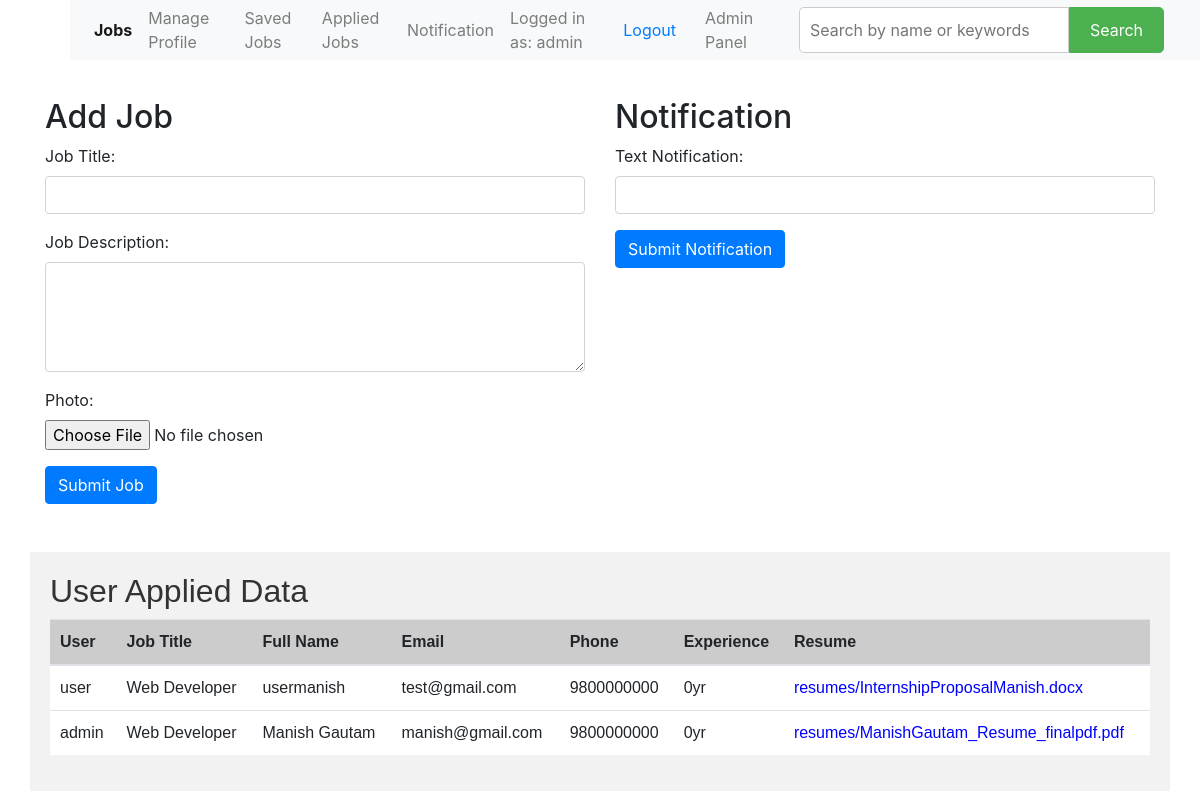
Screenshot of /addjobs/ (signed in) with the database file from the repository.
### maincode/models.py (models this page shows, shortened)
class Application(models.Model):
    user = models.ForeignKey(User,on_delete=models.CASCADE,null=True)
    job = models.ForeignKey(Job, on_delete=models.CASCADE)
    fullname = models.CharField(max_length=100)
    email = models.EmailField()
    phone = models.CharField(max_length=15)
    experience = models.CharField(max_length=20)
    resume = models.FileField(upload_to='resumes/')

class Job(models.Model):
    job_title = models.CharField(max_length=100)
    job_description = models.TextField()
    photo = models.ImageField(upload_to='job_photos/', null=True, blank=True)

### maincode/views.py (the view)
# urls.py: path('addjobs/',views.addjobs, name='addjobs'),
@user_passes_test(lambda u: u.is_superuser)
@login_required
def addjobs(request):
    if request.method == 'POST':
        ndata = Application.objects.all().order_by('-id')
        job_title = request.POST.get('job_title')
        job_description = request.POST.get('job_description')
        photo = request.FILES.get('photo')
        new_job = Job(job_title=job_title, job_description=job_description, photo=photo)
        new_job.save()
        return render(request, 'admin/addjobs.html', {'application': ndata})
    else:
        ndata = Application.objects.all().order_by('-id')
        return render(request, 'admin/addjobs.html', {'application': ndata})

### templates/admin/addjobs.html (shortened to what this page needs)
{% extends "../base/base.html" %}
{% block content %}
<div class="addjobbody">
    <div class="container mt-5">
        <div class="row">
            <div class="col-md-6">
                <h2>Add Job</h2>
                <form method="post" action="{% url 'addjobs' %}" enctype="multipart/form-data">
                    <div class="form-group">
                        <label for="job_title">Job Title:</label>
                        <input type="text" class="form-control" id="job_title" name="job_title" required>
                    </div>
                    <div class="form-group">
                        <label for="job_description">Job Description:</label>
                        <textarea class="form-control" id="job_description" name="job_description" rows="4"
                            required></textarea>
                    </div>
                    <div class="form-group">
                        <label for="photo">Photo:</label>
                        <input type="file" class="form-control-file" id="photo" name="photo" required>
                    </div>
                    <button type="submit" class="btn btn-primary">Submit Job</button>
                </form>
            </div>
            <div class="col-md-6">
                <h2>Notification</h2>
                <form method="post" action="{% url 'notification_submit' %}">
                    <div class="form-group">
                        <label for="text_notification">Text Notification:</label>
                        <input type="text" class="form-control" id="text_notification" name="text_notification">
                    </div>
                    <button type="submit" class="btn btn-primary">Submit Notification</button>
                </form>
            </div>
        </div>
        <div class="row mt-5" style="font-family: Arial, sans-serif;">
            <div class="col-md-12" style="background-color: #f2f2f2; padding: 20px;">
                <h2 style="color: #333;">User Applied Data</h2>
                <table class="table" style="width: 100%; border-collapse: collapse;">
                    <thead>
                        <tr style="background-color: #ccc;">
                            <th style="padding: 10px;">User</th>
                            <th style="padding: 10px;">Job Title</th>
                            <th style="padding: 10px;">Full Name</th>
                            <th style="padding: 10px;">Email</th>
                            <th style="padding: 10px;">Phone</th>
                            <th style="padding: 10px;">Experience</th>
                            <th style="padding: 10px;">Resume</th>
                        </tr>
                    </thead>
                    <tbody>
                        {% for application in application %}
                        <tr style="background-color: #fff;">
                            <td style="padding: 10px;">{{ application.user.username }}</td>
                            <td style="padding: 10px;">{{ application.job.job_title }}</td>
                            <td style="padding: 10px;">{{ application.fullname }}</td>
                            <td style="padding: 10px;">{{ application.email }}</td>
                            <td style="padding: 10px;">{{ application.phone }}</td>
                            <td style="padding: 10px;">{{ application.experience }}</td>
                            <td style="padding: 10px;"><a href="{{ application.resume.url }}" style="text-decoration: none; color: blue;">{{ application.resume.name }}</a></td>
                        </tr>
                        {% endfor %}
                    </tbody>
                </table>
            </div>
        </div>
    </div>
</div>
{% endblock %}

### templates/base/base.html (shortened to what this page needs)
<!DOCTYPE html>
<html lang="en">
<head>
  <link rel="stylesheet" href="https://stackpath.bootstrapcdn.com/bootstrap/4.5.2/css/bootstrap.min.css">
</head>
<body>
  {% block navbar %}
  <nav class="navbar navbar-expand-lg navbar-light bg-light fixed-top d-flex justify-content-between align-items-center"
    style="height: 60px; margin-left: 70px;">
    <div class="collapse navbar-collapse" id="navbarSupportedContent">
      <ul class="navbar-nav d-flex justify-content-center align-items-center">
        <li class="nav-item active">
          <a class="nav-link" href="{% url 'home' %}"><b>Jobs </b><span class="sr-only">(current)</span></a>
        </li>
        <li class="nav-item">
          <a class="nav-link" href="{% url 'manage_profile' %}">Manage Profile</a>
        </li>
        <li class="nav-item">
          <a class="nav-link" href="{% url 'save_home_data' %}">Saved Jobs</a>
        </li>
        <li class="nav-item">
          <a class="nav-link" href="{% url 'apply_home_data' %}">Applied Jobs</a>
        </li>
        <li class="nav-item">
          <a class="nav-link" href="{% url 'notificationpage' %}">Notification</a>
        </li>
        <li class="nav-item d-flex align-items-center">
          {% if user.is_authenticated %}
          <a class="nav-link" href="#">Logged in as: {{ user.username }}</a>
          <form class="nav-link" action="{% url 'logout' %}" method="post">
            <button type="submit" class="btn btn-link">Logout</button>
          </form>
          {% else %}
          <p class="nav-link">You are not logged in</p>
          <a href="{% url 'login' %}" class="nav-link">Log In</a>
          {% endif %}
        </li>
        <li class="nav-item">
          {% if user.is_superuser %}
          <a class="nav-link" href="{% url 'addjobs' %}">Admin Panel</a>
          {% endif %}
        </li>
        <li>
          <div style="padding: 20px;">
            <form method="post" action="{% url 'search_data' %}" style="display: flex;">
              <input type="text" name="text" placeholder="Search by name or keywords"
                style="flex: 1; padding: 10px; border: 1px solid #ccc; border-radius: 5px 0 0 5px;">
              <button type="submit"
                style="padding: 10px 20px; background-color: #4caf50; color: white; border: 1px solid #4caf50; border-radius: 0 5px 5px 0;">Search</button>
            </form>
          </div>
        </li>
      </ul>
    </div>
  </nav>
  {% endblock %}
  {% block content %}
  {% endblock %}
</body>
</html>

### templates/admin/addjobs.html (style rules this page uses)
.addjobbody { padding-top: 50px; }

### rows the page displays
Application: user.username "user", job.job_title "Web Developer", fullname "usermanish", email "test@gmail.com", phone "9800000000", experience "0yr", resume.name "resumes/InternshipProposalManish.docx"
Application: user.username "admin", job.job_title "Web Developer", fullname "Manish Gautam", email "manish@gmail.com", phone "9800000000", experience "0yr", resume.name "resumes/ManishGautam_Resume_finalpdf.pdf"

### other values shown
{{ user.username }} "admin"
